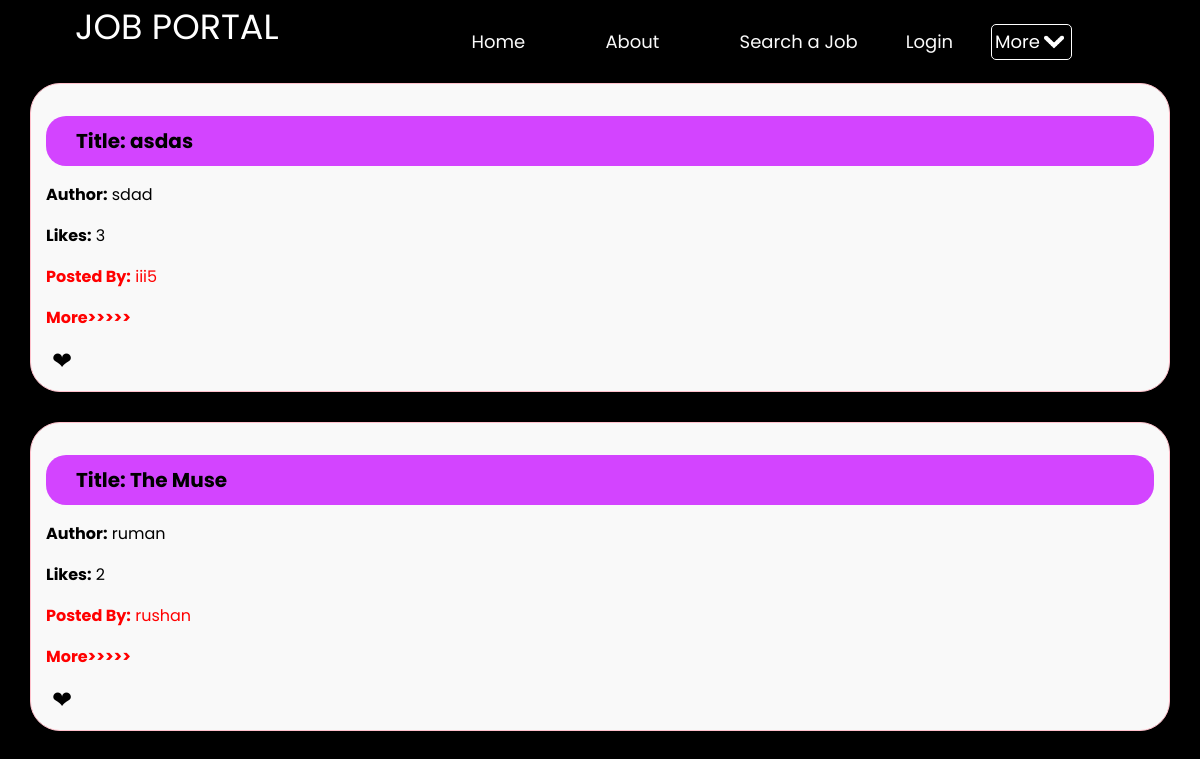
Page /jobportal/blog.php on the committed database.
### tables this page shows
CREATE TABLE `blog` (
  `blogid` int(10) NOT NULL,
  `title` varchar(100) NOT NULL,
  `blogdescription` varchar(1500) NOT NULL,
  `author` varchar(100) NOT NULL,
  `username` varchar(20) NOT NULL,
  `likes` int(100) NOT NULL,
  `userid` int(10) NOT NULL
);

### jobportal/blog.php (the view, shortened to what this page needs)
<html>
    <head>
        <link rel="stylesheet" href="home.css">
    </head>
    <body>
   <?php include("nav.php");?>
<body>
<?php
$conn = new mysqli("localhost", "root", "", "jobportaldb");
$result = $conn->query("SELECT * FROM blog");
if ($result->num_rows > 0) {
    while ($row = $result->fetch_assoc()) {
        $blogId = $row["blogid"];
        $userLiked = isset($_SESSION['liked_blogs'][$blogId]) && $_SESSION['liked_blogs'][$blogId];
        echo '<div class="blog-container">';
        echo '<h2 class="blog-header">Title: ' . htmlspecialchars($row["title"]) . '</h2>';
        echo '<p><strong>Author:</strong> ' . htmlspecialchars($row["author"]) . '</p>';
        echo '<p><strong>Likes:</strong> <span id="like_count_' . $blogId . '">' . htmlspecialchars($row["likes"]) . '</span></p>';
        echo '<a href="userdata.php?username=' . $row['username'] . '"><p style="color:red;"><strong>Posted By:</strong> ' . $row['username'] . '</p></a>';
        echo '<a href="blogmore.php?blogid=' . $row['blogid'] . '"><p style="color:red;"><strong>More>>>>></strong> </p></a>';
        if ($userLiked) {
            echo '<button class="like-button liked" onclick="unlikeBlog(' . $blogId . ')">&#10084;</button>';
        } else {
            echo '<button class="like-button" onclick="likeBlog(' . $blogId . ')">&#10084;</button>';
        }
        echo '</div>';
    }
} else {
    echo '<p>No blogs found.</p>';
}
?>
</body>
</html>

### jobportal/home.css (style rules this page uses)
html { scroll-behavior: smooth; }
body { background-color: rgb(0, 0, 0); }
* { list-style: none; text-decoration: none; }

### jobportal/nav.css (style rules this page uses)
* { list-style: none; text-decoration: none; }

### jobportal/blog.php (style rules this page uses)
.blog-container { border-radius:30px; border: 1px solid pink; font-family: 'Poppins', sans-serif; padding: 15px; margin: 30px; background-color: #f9f9f9; }
.blog-header { background-color: #D344FF; border-radius:20px; padding: 10px; padding-left:30px; font-weight: bold; font-size:20px; }
.like-button { background-color: transparent; border: none; cursor: pointer; outline: none; font-size: 24px; }

### jobportal/nav.php (style rules this page uses)
* { box-sizing:border-box; }
body { margin: 0; font-family: 'Poppins', sans-serif; }

### rows in the picture
blog: title "asdas", author "sdad", likes "3", username "iii5"
blog: title "The Muse", author "ruman", likes "2", username "rushan"
